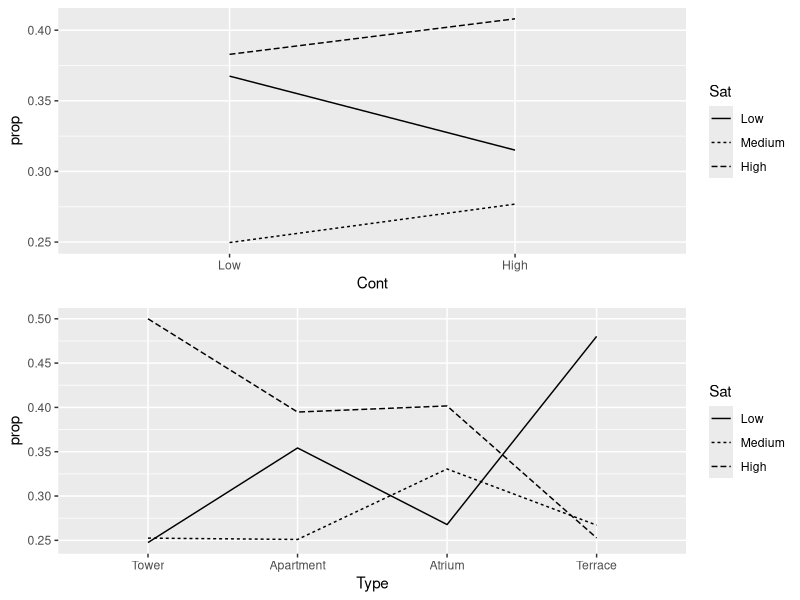

Source code (R): (Note: this script raises an error after producing the figure.)
library("MASS")
library("nnet")
library(dplyr)
library(ggplot2)
library(gridExtra)
# Multinom on housing data
gts=group_by(housing,Type,Sat)
gtsf=summarise(gts,Freq=sum(Freq))
gtf=group_by(gtsf,Type)
gtfm=mutate(gtf,etotal=sum(Freq),prop=Freq/etotal)

gcs=group_by(housing,Cont,Sat)
gcsf=summarise(gcs,Freq=sum(Freq))
gcf=group_by(gcsf,Cont)
gcfm=mutate(gcf,etotal=sum(Freq),prop=Freq/etotal)

g1=ggplot(gcfm,aes(x=Cont,y=prop,group=Sat,linetype=Sat))+geom_line()

g2=ggplot(gtfm,aes(x=Type,y=prop,group=Sat,linetype=Sat))+geom_line()

grid.arrange(g1,g2)


# Make the data into a matrix
hous=as.matrix(housing$Freq)
dim(hous)=c(3,24)
hous=t(hous)
# Get all factor predictor combinations
housepreds=housing[seq(1,72,3),2:4]
rownames(housepreds)=seq(24)

ahouse.mult=multinom(hous~Infl+Type+Cont,data=housepreds)
ahouseind.mult=multinom(hous~1,data=housepreds)

summary(ahouse.mult)

housind.mult=multinom(Sat~1,data=housing,weights=Freq)
house.mult=multinom(Sat~Infl+Type+Cont,data=housing,weights=Freq)


# Get chisq and deviance statistics out of multinom output
gof<-function(mod,ldata)
{
  # Number of predictor combinations
  ll=dim(ldata)[1]
  # Number of outcomes
  cc=dim(ldata)[2]

  # Total for each combination of levels
  RR=rowSums(ldata)
  # Total in each outcome
  CC=colSums(ldata)
  # proportions in column sums - marginal proportions of outcomes
  CC=t(matrix(CC/sum(CC)))
  CCC=rep(1,ll)%*%CC

  # Matrix of row sums
  RRR=RR%*%t(rep(1,cc))

  # Fitted probs
  PFIT=mod$fitted.values
  FIT=PFIT[!duplicated(PFIT),]
  # Expected counts.
  EXP=FIT*RRR
  # Chisq stat for mod
  CHISQ=sum((ldata-EXP)^2/EXP)
  # Degrees of freedom - Number of predictors * (Number of outcomes - 1) - Number of estimated parameters.
  # Number of estimated parametes = Number of columns in model matrix * (Number of outcomes - 1)
  dof=(ll*(cc-1)-length(coefficients(mod)))

  # Deviance
  DEV=2*sum(ldata*log(ldata/EXP))
  # Likelihood ratio to independent model
  LR2IND=sum(EXP*log(FIT/CCC))
  RET=list(chisq=CHISQ,dof=dof,dev=DEV,lr2ind=LR2IND,fit=FIT,exp=EXP,ccc=CCC)
  return(RET)
}

RET=gof(ahouse.mult,hous)
RETind=gof(ahouseind.mult,hous)

# Getting probabilities
ccc=coefficients(ahouse.mult)
mmm=model.matrix(ahouse.mult)
pred=mmm%*%t(ccc)
predd=cbind(rep(0,24),pred)
epred=exp(predd)
sepred=matrix(rowSums(epred))
probs=epred/(sepred%*%t(rep(1,3)))
# Verfiy you got the same thing...
probs-ahouse.mult$fitted.values
cbind(housepreds,ahouse.mult$fitted.values)

# Add an interaction
ahouse_b.mult=multinom(hous~Infl+Type*Cont,data=housepreds)
RETb=gof(ahouse_b.mult,hous)

delta_dev=RET$dev-RETb$dev
delta_dof=RET$dof-RETb$dof

pchisq(delta_dev,delta_dof)

# Proportional odds model
# The \thetas are \theta_Low and \theta_Med
house.plr=polr(Sat~Infl+Type+Cont,data=housing,weights=Freq)


# Likelihood ratio statistic between multinomial and proporional odds model. To compare two likelihoods you can use the case based deviance reported by the polr and multinom functions.
lrdel=house.plr$deviance-house.mult$deviance
dfdel=house.mult$edf-house.plr$edf
# Check lrs on chisq with dfdel d.f
1-pchisq(lrdel,dfdel)

# Merge two levels -left with two levels - do binomial
nhouse=cbind(hous[,1]+hous[,2],hous[,3])
nhouse.bin=glm(nhouse~Infl+Type+Cont,data=housepreds,family=binomial)
# Compare coefficients - quite similar
nhouse.bin
house.plr

probs.bin=predict(nhouse.bin,type="response")

# Compare probability of high Sat from binomial and ordinal model
cbind(1-probs.bin,probs.plr[,3])

# Use Poisson model to estimate the multinomial model
# Make the Sat factor unordered so the contrasts used are treatment.
housing$Sat=factor(housing$Sat, ordered=FALSE)
# Infl*Cont*Type enumerates the possible configurations of the predictor factors
# Each one will get an estimated coeficient. The real multinomial model is read
# the coeficients containing Sat
housepois=glm(Freq~Sat*(Infl+Cont+Type)+Infl*Cont*Type,data=housing, family=poisson())

ii=grep("Sat",names(housepois$coefficients))
cc=housepois$coefficients[ii]
cc

# To add an interaction term, we need to always multiply it by the Sat factor
housepoisa=glm(Freq~Sat*(Infl+Cont+Type+Cont*Type)+Infl*Cont*Type,data=housing, family=poisson())
# Compare the two models
an=anova(housepois,housepoisa)
# P-value
1-pchisq(an$Deviance[2],an$Df[2])
